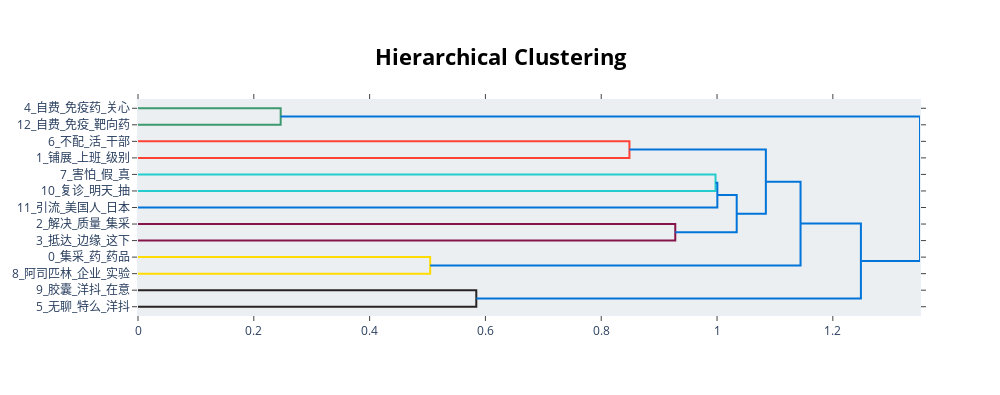

Source (notebook cell):
### Code cell
# Visualize hierarchy with custom labels
topic_model.visualize_hierarchy()

### Figure 1 — Plotly figure (JSON) as saved in the notebook; plotly's stock layout.template omitted (floating-point values rounded to 4 significant figures)
{"data": [{"hoverinfo": "text", "marker": {"color": "rgb(61,153,112)"}, "mode": "lines", "type": "scatter", "x": [0, 0.2464, 0.2464, 0], "xaxis": "x", "y": [-5, -5, -15, -15], "yaxis": "y"}, {"hoverinfo": "text", "marker": {"color": "rgb(255,65,54)"}, "mode": "lines", "type": "scatter", "x": [0, 0.8487, 0.8487, 0], "xaxis": "x", "y": [-25, -25, -35, -35], "yaxis": "y"}, {"hoverinfo": "text", "marker": {"color": "rgb(35,205,205)"}, "mode": "lines", "type": "scatter", "x": [0, 0.9974, 0.9974, 0], "xaxis": "x", "y": [-45, -45, -55, -55], "yaxis": "y"}, {"hoverinfo": "text", "marker": {"color": "rgb(0,116,217)"}, "mode": "lines", "type": "scatter", "x": [0.9974, 1.001, 1.001, 0], "xaxis": "x", "y": [-50, -50, -65, -65], "yaxis": "y"}, {"hoverinfo": "text", "marker": {"color": "rgb(133,20,75)"}, "mode": "lines", "type": "scatter", "x": [0, 0.9279, 0.9279, 0], "xaxis": "x", "y": [-75, -75, -85, -85], "yaxis": "y"}, {"hoverinfo": "text", "marker": {"color": "rgb(0,116,217)"}, "mode": "lines", "type": "scatter", "x": [1.001, 1.034, 1.034, 0.9279], "xaxis": "x", "y": [-57.5, -57.5, -80, -80], "yaxis": "y"}, {"hoverinfo": "text", "marker": {"color": "rgb(0,116,217)"}, "mode": "lines", "type": "scatter", "x": [0.8487, 1.084, 1.084, 1.034], "xaxis": "x", "y": [-30, -30, -68.75, -68.75], "yaxis": "y"}, {"hoverinfo": "text", "marker": {"color": "rgb(255,220,0)"}, "mode": "lines", "type": "scatter", "x": [0, 0.5046, 0.5046, 0], "xaxis": "x", "y": [-95, -95, -105, -105], "yaxis": "y"}, {"hoverinfo": "text", "marker": {"color": "rgb(0,116,217)"}, "mode": "lines", "type": "scatter", "x": [1.084, 1.144, 1.144, 0.5046], "xaxis": "x", "y": [-49.38, -49.38, -100, -100], "yaxis": "y"}, {"hoverinfo": "text", "marker": {"color": "rgb(40,35,35)"}, "mode": "lines", "type": "scatter", "x": [0, 0.5842, 0.5842, 0], "xaxis": "x", "y": [-115, -115, -125, -125], "yaxis": "y"}, {"hoverinfo": "text", "marker": {"color": "rgb(0,116,217)"}, "mode": "lines", "type": "scatter", "x": [1.144, 1.248, 1.248, 0.5842], "xaxis": "x", "y": [-74.69, -74.69, -120, -120], "yaxis": "y"}, {"hoverinfo": "text", "marker": {"color": "rgb(0,116,217)"}, "mode": "lines", "type": "scatter", "x": [0.2464, 1.351, 1.351, 1.248], "xaxis": "x", "y": [-10, -10, -97.34, -97.34], "yaxis": "y"}], "layout": {"autosize": false, "height": 395, "hoverlabel": {"bgcolor": "white", "font": {"family": "Rockwell", "size": 16}}, "hovermode": "closest", "plot_bgcolor": "#ECEFF1", "showlegend": false, "title": {"font": {"color": "Black", "size": 22}, "text": "<b>Hierarchical Clustering</b>", "x": 0.5, "xanchor": "center", "yanchor": "top"}, "width": 1000, "xaxis": {"mirror": "allticks", "rangemode": "tozero", "showgrid": false, "showline": true, "showticklabels": true, "ticks": "outside", "type": "linear", "zeroline": false}, "yaxis": {"mirror": "allticks", "range": [-130, 0], "rangemode": "tozero", "showgrid": false, "showline": true, "showticklabels": true, "tickmode": "array", "ticks": "outside", "ticktext": ["4_自费_免疫药_关心", "12_自费_免疫_靶向药", "6_不配_活_干部", "1_铺展_上班_级别", "7_害怕_假_真", "10_复诊_明天_抽", "11_引流_美国人_日本", "2_解决_质量_集采", "3_抵达_边缘_这下", "0_集采_药_药品", "8_阿司匹林_企业_实验", "9_胶囊_洋抖_在意", "5_无聊_特么_洋抖"], "tickvals": [-5, -15, -25, -35, -45, -55, -65, -75, -85, -95, -105, -115, -125], "type": "linear", "zeroline": false}}}
